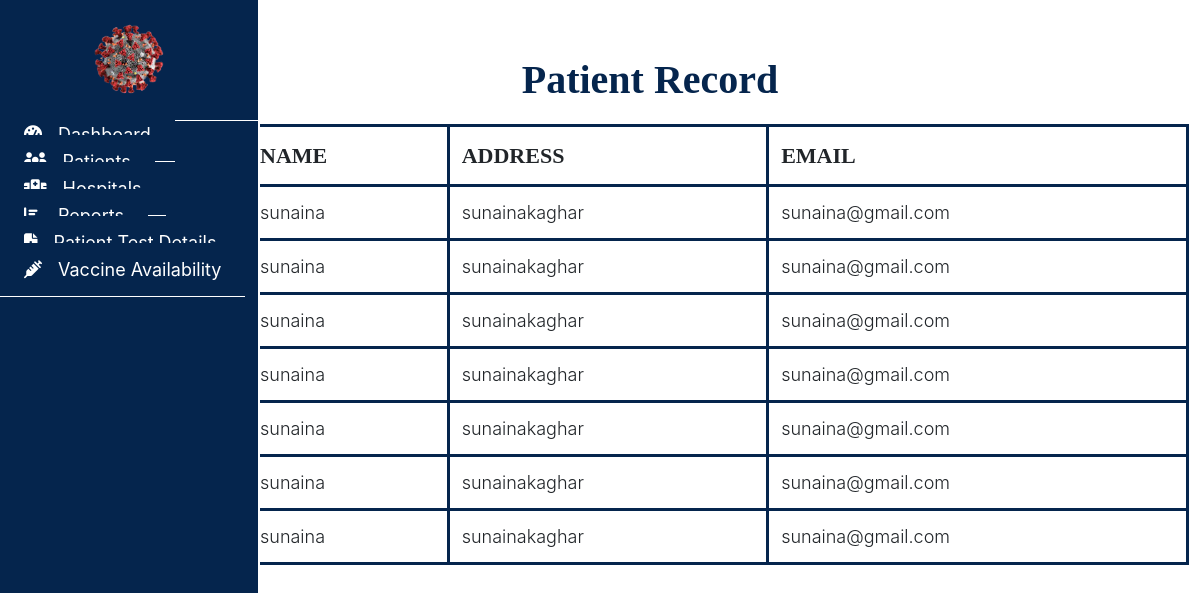
/admin/patientrecord.php (signed in), run on an earlier commit of the app's database.
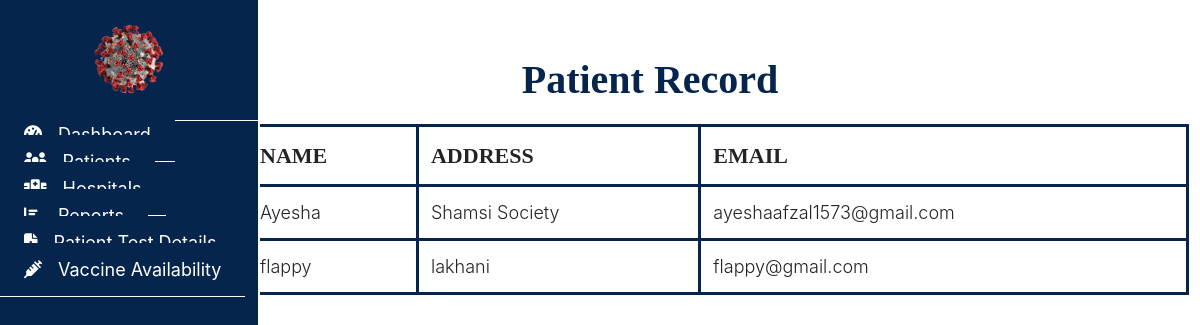
And on a later commit of the database.
### tables this page shows
CREATE TABLE `patient` (
  `patient_id` int(11) NOT NULL,
  `patient_name` varchar(255) DEFAULT NULL,
  `address` varchar(255) DEFAULT NULL,
  `email` varchar(255) DEFAULT NULL,
  `password` varchar(255) DEFAULT NULL
);

### admin/patientrecord.php (the view, shortened to what this page needs)
<?php
include("../connection.php");
?>
<!DOCTYPE html>
<html lang="en">
<head>
  <link rel="stylesheet" href="../assets/css/admin.css">
  <link rel="stylesheet" href="https://cdn.usebootstrap.com/bootstrap/3.3.7/css/bootstrap.min.css">
  <link rel="stylesheet"
    href="https://cdnjs.cloudflare.com/ajax/libs/material-design-iconic-font/2.2.0/css/material-design-iconic-font.min.css">
  <link rel="stylesheet" href="https://cdnjs.cloudflare.com/ajax/libs/font-awesome/6.4.0/css/all.min.css">
</head>
<body>
  <div id="sidebar">
    <header>
      <a href="#"><img src="../assets/images/covidlogo.png" alt=""
          style="width:120px ; height:120px;padding: 20px;"></a>
    </header>
    <ul class="nav">
      <li>
        <a href="admin.php">
          <i class="fas fa-tachometer-alt"></i>Dashboard
        </a>
      </li>
      <li>
        <a href="patientrecord.php">
          <i class="fas fa-users"></i>Patients
        </a>
      </li>
      <li>
        <a href="hospitaldetails.php">
          <i class="fas fa-hospital"></i>Hospitals
        </a>
      </li>
      <li>
        <a href="crdetails.php">
          <i class="fas fa-chart-bar"></i>Reports
        </a>
      </li>
      <li>
        <a href="testdetails.php">
          <i class="fas fa-file-medical"></i>Patient Test Details
        </a>
      </li>
      <li>
        <a href="vaccine.php">
          <i class="fas fa-syringe"></i>Vaccine Availability
        </a>
      </li>
    </ul>
  </div>
  <nav class="navbar">
    <div class="container-fluid">
      <ul class="nav navbar-nav navbar-right">
        <li class="dropdown">
          <a href="#" class="dropdown-toggle" data-toggle="dropdown">
          </a>
        </li>
      </ul>
    </div>
  </nav>
  <div class="container-fluid" id="all-products">
    <h1 class="text-center">Patient Record</h1>
    <div class="container">
      <table class="table">
        <thead>
          <tr>
            <th>NAME</th>
            <th>ADDRESS</th>
            <th>EMAIL</th>
          </tr>
        </thead>
        <tbody>
          <?php
          $query = "SELECT * FROM patient";
          $result = mysqli_query($con, $query);
          foreach ($result as $row) {
            echo "<tr>";
            echo "<td>$row[patient_name]</td>";
            echo "<td>$row[address]</td>";
            echo "<td>$row[email]</td>";
            echo "</tr>";
          }
          ?>
        </tbody>
      </table>
    </div>
  </div>
</body>
</html>

What changed in the data, as far as the page shows it:
removed patient: patient_name "sunaina", address "sunainakaghar", email "sunaina@gmail.com"
removed patient: patient_name "sunaina", address "sunainakaghar", email "sunaina@gmail.com"
removed patient: patient_name "sunaina", address "sunainakaghar", email "sunaina@gmail.com"
removed patient: patient_name "sunaina", address "sunainakaghar", email "sunaina@gmail.com"
removed patient: patient_name "sunaina", address "sunainakaghar", email "sunaina@gmail.com"
changed patient: patient_name "sunaina" → "Ayesha"; address "sunainakaghar" → "Shamsi Society"; email "sunaina@gmail.com" → "ayeshaafzal1573@gmail.com"
changed patient: patient_name "sunaina" → "flappy"; address "sunainakaghar" → "lakhani"; email "sunaina@gmail.com" → "flappy@gmail.com"
